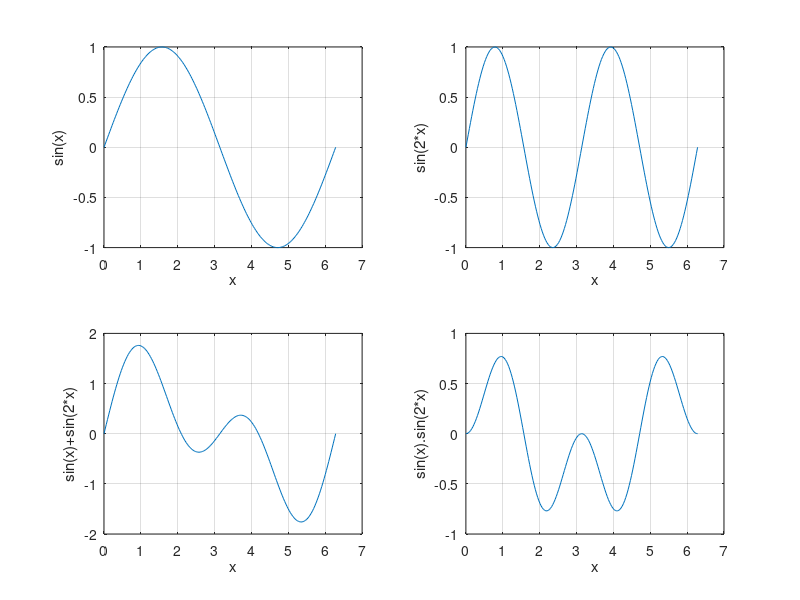

MATLAB code to generate this figure:
x = 0 : 0.01*pi :2*pi;
y1 = sin(x);
y2 = sin(2*x);
y3 = sin(x)+sin(2*x);
y4 = (sin(x).*sin(2*x));
subplot(2,2,1), plot(x,y1), grid on
xlabel('x'), ylabel('sin(x)')
subplot(2,2,2), plot(x,y2), grid on
xlabel('x'), ylabel('sin(2*x)')
subplot(2,2,3), plot(x,y3), grid on
xlabel('x'), ylabel('sin(x)+sin(2*x)')
subplot(2,2,4), plot(x,y4), grid on
xlabel('x'), ylabel('sin(x).sin(2*x)')